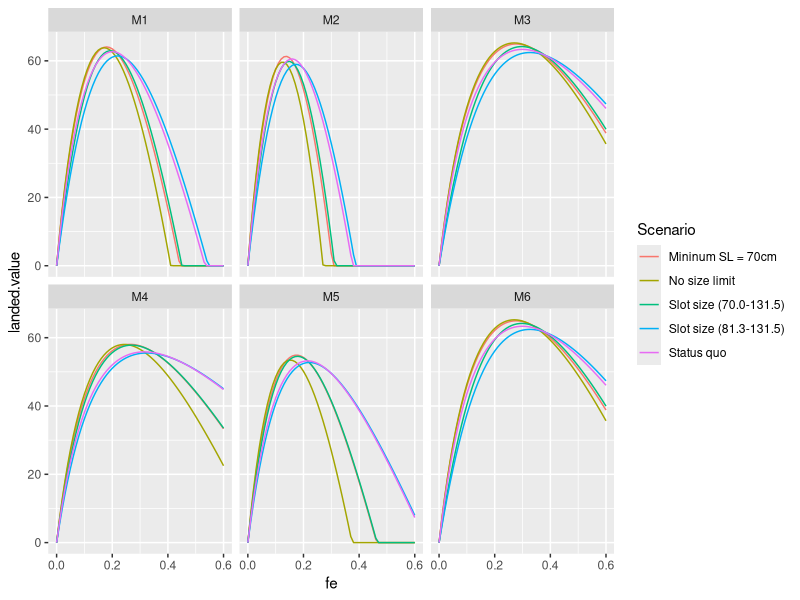
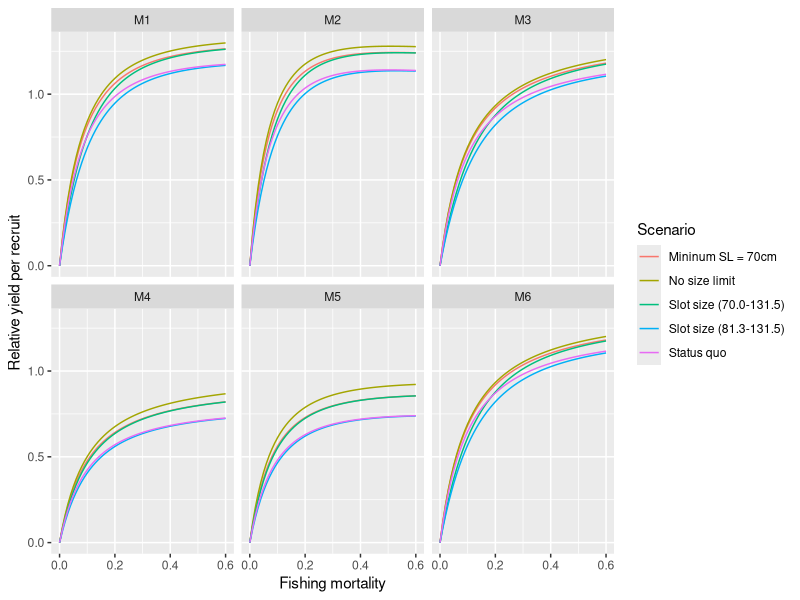
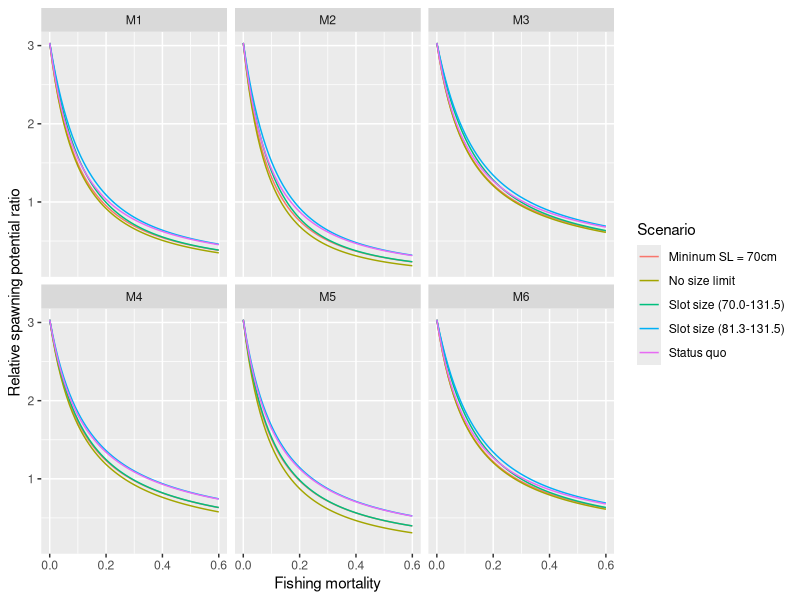
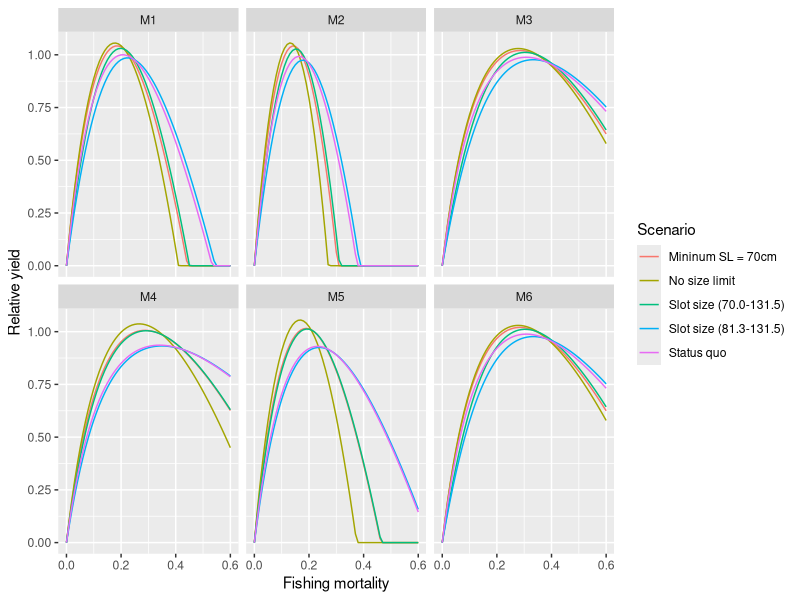
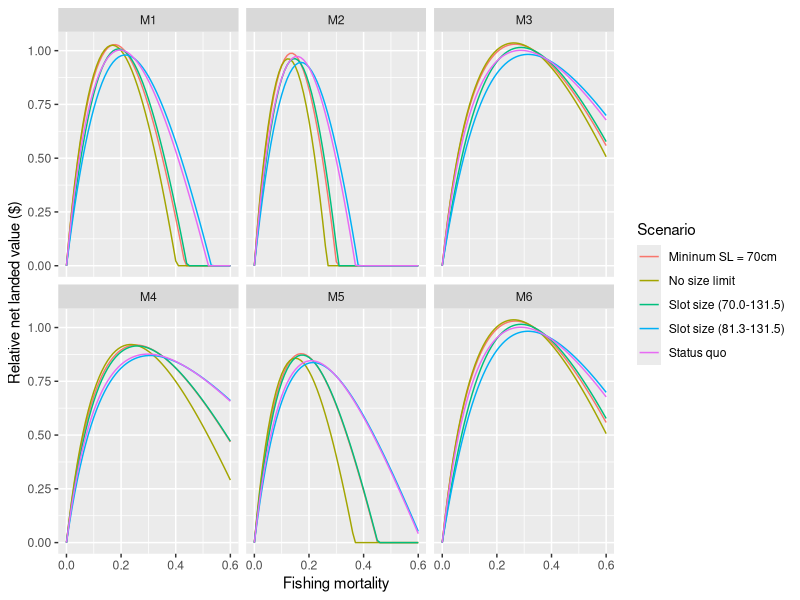
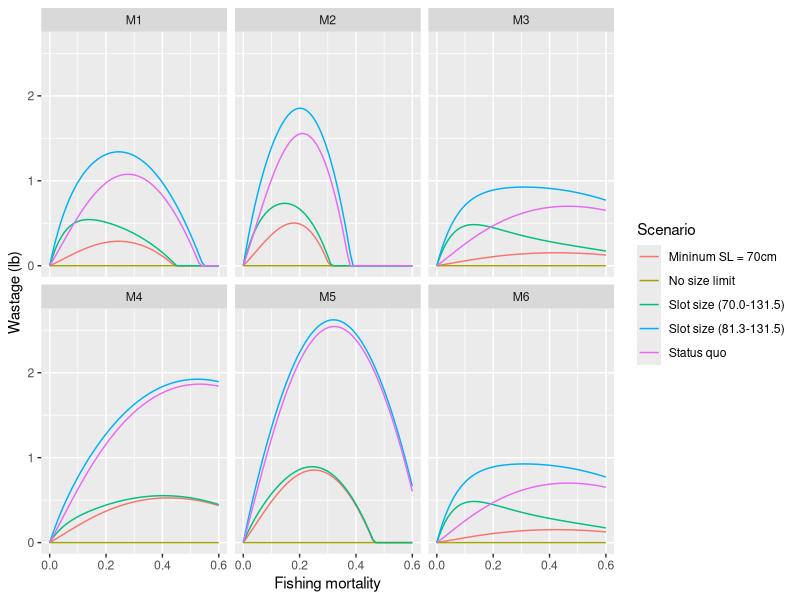

Here is the R script that generated these plots, in order: (Note: this script raises an error after producing the figures.)
# -------------------------------------------------------------------------- ##
# Halitosis.R
# Written by Steve Martell,  IPHC
# Date: Jan 8, 2012
# 
# Feb 7, 2011.  Added multiple growth groups to allow for cumulative effects
# of size selective fishing.  Need to show how mean weigth-at-age decreases
# with increasing fishing mortality rates.
# 
# SCENARIOS FOR HALIBUT PAPER
# 1) Status quo. 83.3cm minimum size limit
# 2) No size limits
# 3) 70cm minimum size limit
# 4) slot limit 81.3-150 cm
# 5) slot limit 70-150 cm
# -------------------------------------------------------------------------- ##

# -------------------------------------------------------------------------- ##
# Libraries
require(Hmisc)
require(ggplot2)
require(reshape2)
# -------------------------------------------------------------------------- ##

# Data and other constants
A	<- 35	# maximum age.
G	<- 21	# number of growth groups
S	<- 2	# number of sexes
dim	<- c(A, G, S)
age	<- 1:A	# vector of ages
# Commercial selectivities from Hare 2012.
bin   <- seq(50, 120, by=10)
CSelL <- matrix(data=c(1.63180e-09,  3.25740e-09,  6.03022e-02,  3.00891e-01,  6.30344e-01,  9.13893e-01, 1.00000e+00,  1.00000e+00, 2.17159e-09,  3.96878e-03,  5.67109e-02,  2.81436e-01,  5.85461e-01,  8.35614e-01, 1.00000e+00,  1.00000e+00), nrow=8, ncol=2)

pg	<- dnorm(seq(-3, 3, length=G), 0, 1); pg <- pg/sum(pg)

# Population parameters 
bo		<- 100.0			# unfished female spawning biomass
h		<- 0.85				# steepness
dm		<- 0.16				# discard mortality rate
THETA <- data.frame(bo=bo, h=h, dm=dm)

# Selectivity parameters (cm)
lhat	<- 97.132
ghat	<- 1/0.1667
slim	<- 81.28
ulim	<- 1500
cvlm	<- 0.1
PI		<- data.frame(lhat=lhat, ghat=ghat, slim=slim, ulim=ulim, cvlm=cvlm, bin=bin)



# Sex specific parameters (female, male).
m		<- c(0.15, 0.135)			# natural mortality rate
#0.15 0.135474
a50		<- rep(10.91, 2)			# age at 50% maturity
k50		<- rep(1.406, 2)			# std at 50% maturity
a		<- rep(6.821e-6, 2)			# length-weight allometry (Clark 1992)
b		<- rep(3.24, 2)				# length-weight allometry (CLark 1992)
#linf	<- c(145, 110)				# Range female 145-190, male 110-155 (cm)
linf    <- c(151.568,  99.3607)		# From 2011 Length_age data
#k		<- c(0.1, 0.12)				# eyeballed growth pars from Clark & Hare 2002.
k		<- c(0.0820581, 0.135409)   # Fron 20111 Length_age data
CVlinf  <- c(0.1, 0.1)				# CV in the asymptotic length

PHI	<- data.frame(m=m, a50=a50, k50=k50, a=a, b=b, linf=linf, k=k, CVlinf=CVlinf)
rownames(PHI)=c("Female", "Male")

T1 <- c(THETA, PHI, PI)

# Halibut prices (10-20) (20-40) (40+)
# $6.75  $7.30  $7.50  In Homer Alaska.
fe		<- seq(0, 0.6, b=0.01)

lifeh	<-
function(fe = 0)
{
	# Life history and age-schedule information
	lx	<- array(0, dim)
	la	<- array(0, dim)
	wa	<- array(0, dim)
	fa	<- array(0, dim)
	pa	<- array(0, dim)	# price per pound 
	ma	<- plogis(age, a50, k50)
	for(i in 1:S)
	{
		lx[,,i]  <- exp(-m[i])^(age-1)
		lx[A,,i] <- lx[A,,i]/(1-exp(-m[i]))
		
		# growth
		'vonb'  <- function(linf,k) len <- linf*(1-exp(-k*age))
		dev     <- linf[i]*CVlinf[i]
		linf.g  <- seq(linf[i]-dev, linf[i]+dev, length=G)
		la[,,i] <- sapply(linf.g, vonb,k=k[i])
		wa[,,i] <- a[i]*la[,,i]^b[i]
		
		# maturity (this assumes maturity at a fixed age)
		fa[,,i] <- ma*wa[,,i]
	}
	
	# Length-based selectivity (length-based -> age-based)
	sc	<- array(0, dim)
	sr	<- array(0, dim)
	sd	<- array(0, dim)
	va	<- array(0, dim)
	std	<- cvlm*slim+1.e-30
	for(i in 1:S)
	{
		# SM Adding approx function,  using the length-based selectivity coefficients
		# CSelL from Hare's assessment model.
		#approx(bin,CSelL.F,xout=la,yleft=0,yright=1)
		sc[,,i]  <- approx(bin, CSelL[,i], la[,,i], yleft=0, yright=1)
		
		#sc[,,i]  <- plogis(la[,,i],location=lhat, scale=ghat)
		sr[,,i]  <- plogis(la[,,i],location=slim, scale=std) - plogis(la[,,i],location=ulim, scale=std)
		sd[,,i]  <- 1-sr[,,i]
		va[,,i]  <- sc[,,i]*(sr[,,i]+sd[,,i]*dm)
	}
	
	# Age-specific total mortality, survival, retention, and discard rate.
	za	<- array(0, dim)
	sa	<- array(0, dim)
	qa	<- array(0, dim)
	da	<- array(0, dim)
	for(i in 1:S)
	{
		za[,,i]  <- m[i] + fe*va[,,i]
		sa[,,i]  <- exp(-za[,,i])
		qa[,,i]  <- (sc[,,i]*sr[,,i]) * (1-sa[,,i])/za[,,i]
		da[,,i]  <- (sc[,,i]*sd[,,i]) * (1-sa[,,i])/za[,,i]
	}
	# za	<- m+fe*va
	# sa	<- exp(-za)
	# qa	<- (sc*sr)*(1.-sa)/za	# fraction retained
	# da	<- (sc*sd)*(1.-sa)/za	# fraction discarded
	
	# Survivorship under fished conditions lz(A, G, S)
	lz	<- array(1, dim)
	for(i in 1:S)
	{
		for(j in 2:A)
		{
			lz[j,,i] <- lz[j-1,,i]*exp(-za[j-1,,i])
		}
		lz[A,,i] <- lz[A,,i]/(1-exp(-za[A,,i]))
	}
	
	
	# price premiums based on fish weight
	pa[wa<10]  <- 0.00
	pa[wa>=10] <- 6.75
	pa[wa>=20] <- 7.30
	pa[wa>=40] <- 7.50
	
	return(list(la=la, wa=wa, fa=fa, lz=lz, pa=pa*wa, va=va))
}

plot.AgeSchedule <- function()
{
	U   <- lifeh(0.2)
	mU  <- melt(U)
	colnames(mU) <- c("Age","G","Sex","value","type")
	mU$pg  <- pg[mU$G]
	mU$Sex[mU$Sex==1] = "Female"
	mU$Sex[mU$Sex==2] = "Male"
	
	p   <- ggplot(mU)
	p   <- p + geom_point(aes(x=Age, y=value, col=Sex, alpha=pg))
	p   <- p + facet_wrap(~type, scale="free")
	
	print(p)
	dev.copy2pdf(file="../FIGS/AgeSchedule.pdf")
	
}





tsasm	<- 
#function(fe=0, slim=0, ulim=1000, dm=0.16)
function(fe=0, theta)
{
	# A two sex age structured model. #
	# SM Changing arguments (fe,  THETA)
	# Where theta is a list of the global parameters used in the model.
	
	with(as.list(theta), {
		
	
	# Age-schedule information
	# Survivorship array lx(A, G, S)
	lx	<- array(0, dim)
	la	<- array(0, dim)
	wa	<- array(0, dim)
	fa	<- array(0, dim)
	pa	<- array(0, dim)	# price per pound 
	ma	<- plogis(age, a50, k50)
	for(i in 1:S)
	{
		lx[,,i]  <- exp(-m[i])^(age-1)
		lx[A,,i] <- lx[A,,i]/(1-exp(-m[i]))
		
		# growth
		'vonb'  <- function(linf,k) len <- linf*(1-exp(-k*age))
		dev     <- linf[i]*CVlinf[i]
		linf.g  <- seq(linf[i]-dev, linf[i]+dev, length=G)
		la[,,i] <- sapply(linf.g, vonb,k=k[i])
		wa[,,i] <- a[i]*la[,,i]^b[i]
		
		# maturity (this assumes maturity at a fixed age)
		fa[,,i] <- ma*wa[,,i]
	}
	
	# price premiums based on fish weight
	pa[wa<5]   <- 0.00
	pa[wa>=5.] <- 3.00
	pa[wa>=10] <- 6.75
	pa[wa>=20] <- 7.30
	pa[wa>=40] <- 7.50
	
	# lx	<- sapply(age, function(age) exp(-m)^(age-1) )
	# lx[, A] <- lx[, A]/(1-exp(-m))
	# la	<- sapply(age, function(age) linf*(1-exp(-k*age)))
	# wa	<- a*la^b
	# ma	<- plogis(age, a50, k50)
	# fa	<- t(t(wa)*ma)
	
	# Derivation of S-R parameters (Ricker model)
	# Re = Ro*[(log(kap)-log(phi.E/phi.e))/log(kap)]
	# Assume 50:50 sex ratio at birth
	kap		<- (5*h)^(5/4)
	phi.E	<- sum(t(t(lx[,,1]*fa[,,1])*pg))
	#phi.E	<- as.double(lx[1, ] %*% fa[1, ])
	ro		<- bo/phi.E
	
	# Length-based selectivity (length-based -> age-based)
	sc	<- array(0, dim)
	sr	<- array(0, dim)
	sd	<- array(0, dim)
	va	<- array(0, dim)
	std	<- cvlm*slim+1.e-30
	for(i in 1:S)
	{
		#sc[,,i]  <- plogis(la[,,i],location=lhat, scale=ghat)
		sc[,,i]  <- approx(bin, CSelL[,i], la[,,i], yleft=0, yright=1)$y
		sr[,,i]  <- plogis(la[,,i],location=slim, scale=std) - plogis(la[,,i],location=ulim, scale=std)
		sd[,,i]  <- 1-sr[,,i]
		va[,,i]  <- sc[,,i]*(sr[,,i]+sd[,,i]*dm)
	}
	# sc	<- t(apply(la,1,plogis,location=lhat,scale=ghat))
	# std	<- cvlm*slim+1.e-30
	# sr	<- t(apply(la,1,plogis,location=slim,scale=std))
	# sd	<- 1-sr
	# va	<- sc*(sr+sd*dm)		# age-specific probability of dying due to F
	
	# Age-specific total mortality, survival, retention, and discard rate.
	za	<- array(0, dim)
	sa	<- array(0, dim)
	qa	<- array(0, dim)
	da	<- array(0, dim)
	for(i in 1:S)
	{
		za[,,i]  <- m[i] + fe*va[,,i]
		sa[,,i]  <- exp(-za[,,i])
		qa[,,i]  <- (sc[,,i]*sr[,,i]) * (1-sa[,,i])/za[,,i]
		da[,,i]  <- (sc[,,i]*sd[,,i]) * (1-sa[,,i])/za[,,i]
	}
	# za	<- m+fe*va
	# sa	<- exp(-za)
	# qa	<- (sc*sr)*(1.-sa)/za	# fraction retained
	# da	<- (sc*sd)*(1.-sa)/za	# fraction discarded
	
	# Survivorship under fished conditions lz(A, G, S)
	lz	<- array(1, dim)
	for(i in 1:S)
	{
		for(j in 2:A)
		{
			lz[j,,i] <- lz[j-1,,i]*exp(-za[j-1,,i])
		}
		lz[A,,i] <- lz[A,,i]/(1-exp(-za[A,,i]))
	}
	# lz	<- matrix(1, 2, A)
	# for(i in 2:A)
	# {
	# 	lz[, i] <- lz[, i-1]*exp(-za[, i-1])
	# 	if(i==A)
	# 	{
	# 		lz[, A] <- lz[, A]/(1-exp(-za[, i-1]))
	# 	}
	# }
	
	# Incidence functions
	phi.e	<- sum( t(lz[,,1]*fa[,,1])*pg )
	#phi.e	<- as.double(lz[1, ] %*% fa[1, ])
	
	# Equilibrium calculations
	t1		<- log(phi.E/(kap*phi.e))
	t2		<- (log(kap)*phi.e)
	re		<- max(0, -(t1*ro*phi.E)/t2)
	be		<- re * phi.e
	ye		<- 0
	de		<- 0
	ypr		<- 0
	wbar	<- rep(0, S)
	wdot	<- matrix(0,nrow=S, ncol=A)
	for(i in 1:S)
	{
		ye  <- ye + sum( re * fe * t(lz[,,i]*wa[,,i]*qa[,,i])*pg )
		de	<- de + sum( re * fe * dm * t(lz[,,i]*wa[,,i]*da[,,i])*pg )
		ypr <- ypr + sum( fe * t(lz[,,i]*wa[,,i]*qa[,,i])*pg )
		
		# Average weigth of a 10-year old fish (female & male)
		tmp		<- t(lz[,,i]*wa[,,i])*pg
		tmpn	<- t(lz[,,i])*pg
		wbar[i] <- weighted.mean(wa[10,,i], tmpn[,10])
		
		# Average weight-at-age for each sex.
		tmp     <- t(tmpn)
		P       <- tmp/rowSums(tmp)
		wdot[i,] <- rowSums(wa[,,i]*P)
	}
	spr		<- phi.e/phi.E
	
	
	# Need to calculate landed value per recruit versus slim and fe
	# using the price and size categories from above.
	# How many millions of dollars in Halibut are discarded each year?
	landed.value	<- 0
	discard.value	<- 0
	for(i in 1:S)
	{
		t1 <- sum(re * fe * t(lz[,,i]*wa[,,i]*qa[,,i]*pa[,,i])*pg)
		landed.value  <- landed.value + t1
		t2 <- sum(re * fe * dm * t(lz[,,i]*wa[,,i]*da[,,i]*pa[,,i])*pg)
		discard.value <- discard.value + t2
	}
	
	# b<- seq(0, 2*bo, length=100)
	# r<- kap*b*exp(-log(kap)*b/bo)/phi.E
	# plot(b, r)
	# points(bo, ro, pch=20, col=2)
	# points(be, re, pch=20, col=3)
	return(c(fe=fe, re=re, be=be, ye=ye, 
		de=de, spr=spr, ypr=ypr, eye=max(0, landed.value-8*fe), 
		dep=be/bo, wbar.f10=wbar[1], wbar.m10=wbar[2], 
		landed.value=landed.value, 
		discard.value=discard.value ))
		# List objects don't work here.
		#, wdot.f=list(wdot[1,]), wdot.m=list(wdot[2,]) ))
	})
}

.equil	<-
function(arg="ye", dm=0.17)
{
	fn	<- function(fe=0, slim=0, dm=dm)
	{
		tmp <- tsasm(fe, slim, dm)
		idx <- which(names(tmp)==arg)
		return(as.double(tmp[idx]))
	}
	V	<- Vectorize(fn, c("fe", "slim"))
	fe	<- seq(0, 0.45, length=20)
	sl	<- seq(60, 100, length=20)
	Z	<- outer(fe, sl, V, dm)
	obj	<- list(x=fe, y=sl, Z=Z)
	class(obj) <- "isopleth"
	return(obj)
}


plot.isopleth <- 
function(obj, ...)
{
	# Plots the contour plot for the contour class
	x <- obj$x
	y <- obj$y
	z <- obj$Z
	
	#contour(x, y, z, ...)
	mx <- melt(z)
	names(mx) <- c("x","y","z")
	g=ggplot(mx,aes(x=x,y=y,z=z))+stat_contour()
	print(g)
}

# SCENARIOS
.scenarios <- function(T1, Model="M1")
{
	T2 = T1; T2$slim=0.00
	T3 = T1; T3$slim=70.0
	T4 = T1; T4$ulim=131.5
	T5 = T1; T5$ulim=131.5; T5$slim=70.0

	S1 = data.frame(Model=Model, Scenario="Status quo", t(sapply(fe, tsasm, theta=T1)))
	S2 = data.frame(Model=Model, Scenario="No size limit", t(sapply(fe, tsasm, theta=T2)))
	S3 = data.frame(Model=Model, Scenario="Mininum SL = 70cm", t(sapply(fe, tsasm, theta=T3)))
	S4 = data.frame(Model=Model, Scenario="Slot size (81.3-131.5)", t(sapply(fe, tsasm, theta=T4)))
	S5 = data.frame(Model=Model, Scenario="Slot size (70.0-131.5)", t(sapply(fe, tsasm, theta=T5)))

	DF = rbind(S1, S2, S3, S4, S5)
	return(DF)
}

M1 <- T1
M2 <- T1; M2$bin=T1$bin - 10
M3 <- T1; M3$bin=T1$bin + 10
M4 <- T1; M4$linf=0.9*T1$linf
M5 <- T1; M5$linf=0.9*T1$linf; M5$bin=T1$bin-10
M6 <- T1; M5$linf=0.9*T1$linf; M6$bin=T1$bin+10
DF <- rbind(.scenarios(M1, "M1"), .scenarios(M2, "M2"), .scenarios(M3, "M3"), 
	.scenarios(M4, "M4"), .scenarios(M5, "M5"), .scenarios(M6, "M6"))

# Max yield from status quo
imax    <- which.max(subset(subset(DF,Model=="M1"),Scenario=="Status quo")$ye)
ye_max  <- DF$ye[imax]
ypr_max <- DF$ypr[imax]
spr_max <- DF$spr[imax]
eye_max <- DF$eye[imax]
de_max  <- DF$de[imax]

p1 <- ggplot(DF,aes(x=fe,y=ypr/ypr_max,col=Scenario)) +geom_line()
p1 <- p1 + labs(x = "Fishing mortality", y = "Relative yield per recruit") 
p1 <- p1 + facet_wrap(~Model)

p2 <- ggplot(DF,aes(x=fe,y=spr/spr_max,col=Scenario)) +geom_line()
p2 <- p2 + labs(x = "Fishing mortality", y = "Relative spawning potential ratio") 
p2 <- p2 + facet_wrap(~Model)

p3 <- ggplot(DF,aes(x=fe,y=ye/ye_max, col=Scenario)) +geom_line()
p3 <- p3 + labs(x = "Fishing mortality", y = "Relative yield") 
p3 <- p3 + facet_wrap(~Model)

p4 <-ggplot(DF,aes(x=fe,y=eye/eye_max,col=Scenario)) +geom_line()
p4 <- p4 + labs(x = "Fishing mortality", y = "Relative net landed value ($)") 
p4 <- p4 + facet_wrap(~Model)


p5 <- ggplot(DF,aes(x=fe,y=de/de_max,col=Scenario)) + geom_line() 
p5 <- p5 + labs(x = "Fishing mortality", y = "Wastage (lb)") 
p5 <- p5 + facet_wrap(~Model)








p<-ggplot(DF,aes(x=fe,y=landed.value,col=Scenario)) +geom_line()+ facet_wrap(~Model)
print(p+opts(title="Landed Value"))

p<-ggplot(DF,aes(x=fe,y=discard.value,col=Scenario)) +geom_line()+ facet_wrap(~Model)
print(p+opts(title="Value of dead discards"))

draw <- function()
{
	print(p1); ggsave(file="../FIGS/fig:ypr.pdf", width=10, height=7.5)
	print(p2); ggsave(file="../FIGS/fig:spr.pdf", width=10, height=7.5)
	print(p3); ggsave(file="../FIGS/fig:yield.pdf", width=10, height=7.5)
	print(p4); ggsave(file="../FIGS/fig:eye.pdf", width=10, height=7.5)
	print(p5); ggsave(file="../FIGS/fig:waste.pdf", width=10, height=7.5)
}

# A key question is for every pound of bycatch what is the corresponding
# yield loss to the directed fishery. This is computed by IPHC as the 
# yield loss ration = (Wt. of future yield loss)/(Wt. of bycatch).  The wt. of 
# the bycatch is straight forward. The yield loss is the difference between
# the yield obtained with discard mortality =0 and discard mortality =0.17

oldfun <-function()
{
	SPR <- .equil("spr", dm=dm)
	SPR0<- .equil("spr", dm=0)
	YE  <- .equil("ye", dm=dm)
	YE0 <- .equil("ye", dm=0)
	BE  <- .equil("be", dm=dm)
	BE0 <- .equil("be", dm=0)
	DE	<- .equil("de", dm=dm)
	W.F <- .equil("wbar.f", dm=dm)
	W.M <- .equil("wbar.m", dm=dm)
	LV	<- .equil("landed.value", dm=dm)
	DV	<- .equil("discard.value", dm=dm)

	# REPORT SECTION
	par(mfcol=c(1, 1), las=1)
	isolvl <- c(0.35, seq(0, 1, by=0.1))
	isolwd <- c(2, rep(1, 11))
	xl     <- "Fishing mortality"
	yl     <- "Size limit (cm)"
	plot(SPR,xlab=xl,ylab=yl,levels=isolvl,lwd=isolwd,main="Spawn potential ratio")
	plot(YE ,xlab=xl,ylab=yl,main="Equilibrium yield")
	plot(DE ,xlab=xl,ylab=yl,main="Discarded yield")
	X = DE
	X$Z = (YE0$Z-YE$Z)/(DE$Z)
	plot(X, xlab=xl,ylab=yl,main="Yield loss ratio")

	#The following in the spawning biomass per recruit lost per 
	#unit of discard. This should be the spawning biomass,  not SPR
	SE = DE
	SE$Z = (BE0$Z-BE$Z)/(DE$Z)
	plot(SE, add=TRUE, col="blue", levels=seq(0, 10, by=.25))

	E=DE
	E$Z = YE$Z/(YE$Z+DE$Z)
	plot(E, add=TRUE, col="red")

	par(mfcol=c(2, 2))
	plot(W.F, xlab=xl, ylab=yl, main="Mean weight of age-10 females")
	plot(W.M, xlab=xl, ylab=yl, main="Mean weight of age-10 males")
	plot(LV, xlab=xl, ylab=yl, main="Landed Value ($$)")
	X = LV
	X$Z = DV$Z/LV$Z
	plot(X, xlab=xl, ylab=yl, main="Discard Value/Landed Value")
}
